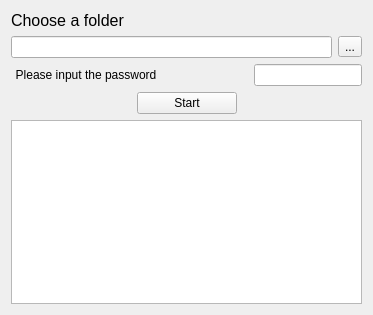
<?xml version="1.0" encoding="UTF-8"?>
<ui version="4.0">
 <class>Form</class>
 <widget class="QWidget" name="Form">
  <property name="geometry">
   <rect>
    <x>0</x>
    <y>0</y>
    <width>373</width>
    <height>315</height>
   </rect>
  </property>
  <property name="windowTitle">
   <string>PdfDecrypted</string>
  </property>
  <layout class="QGridLayout" name="gridLayout">
   <item row="0" column="0">
    <widget class="QLabel" name="label_1">
     <property name="font">
      <font>
       <family>Arial</family>
       <pointsize>12</pointsize>
      </font>
     </property>
     <property name="text">
      <string>Choose a folder</string>
     </property>
    </widget>
   </item>
   <item row="1" column="0">
    <layout class="QHBoxLayout" name="horizontalLayout">
     <item>
      <widget class="QLineEdit" name="lineEdit"/>
     </item>
     <item>
      <widget class="QToolButton" name="toolButton">
       <property name="text">
        <string>...</string>
       </property>
      </widget>
     </item>
    </layout>
   </item>
   <item row="2" column="0">
    <layout class="QHBoxLayout" name="horizontalLayout_2">
     <item>
      <widget class="QLabel" name="label_2">
       <property name="sizePolicy">
        <sizepolicy hsizetype="Fixed" vsizetype="Expanding">
         <horstretch>0</horstretch>
         <verstretch>0</verstretch>
        </sizepolicy>
       </property>
       <property name="minimumSize">
        <size>
         <width>150</width>
         <height>3</height>
        </size>
       </property>
       <property name="maximumSize">
        <size>
         <width>16777215</width>
         <height>25</height>
        </size>
       </property>
       <property name="font">
        <font>
         <family>Arial</family>
         <pointsize>9</pointsize>
        </font>
       </property>
       <property name="text">
        <string>Please input the password</string>
       </property>
       <property name="alignment">
        <set>Qt::AlignCenter</set>
       </property>
       <property name="wordWrap">
        <bool>true</bool>
       </property>
      </widget>
     </item>
     <item>
      <spacer name="horizontalSpacer">
       <property name="orientation">
        <enum>Qt::Horizontal</enum>
       </property>
       <property name="sizeHint" stdset="0">
        <size>
         <width>40</width>
         <height>20</height>
        </size>
       </property>
      </spacer>
     </item>
     <item>
      <widget class="QLineEdit" name="lineEdit_2"/>
     </item>
    </layout>
   </item>
   <item row="3" column="0">
    <layout class="QHBoxLayout" name="horizontalLayout_3">
     <item>
      <spacer name="horizontalSpacer_2">
       <property name="orientation">
        <enum>Qt::Horizontal</enum>
       </property>
       <property name="sizeHint" stdset="0">
        <size>
         <width>40</width>
         <height>20</height>
        </size>
       </property>
      </spacer>
     </item>
     <item>
      <widget class="QPushButton" name="startButton">
       <property name="sizePolicy">
        <sizepolicy hsizetype="Fixed" vsizetype="Fixed">
         <horstretch>0</horstretch>
         <verstretch>0</verstretch>
        </sizepolicy>
       </property>
       <property name="minimumSize">
        <size>
         <width>100</width>
         <height>0</height>
        </size>
       </property>
       <property name="text">
        <string>Start</string>
       </property>
      </widget>
     </item>
     <item>
      <spacer name="horizontalSpacer_3">
       <property name="orientation">
        <enum>Qt::Horizontal</enum>
       </property>
       <property name="sizeHint" stdset="0">
        <size>
         <width>40</width>
         <height>20</height>
        </size>
       </property>
      </spacer>
     </item>
    </layout>
   </item>
   <item row="4" column="0">
    <widget class="QTextBrowser" name="textBrowser"/>
   </item>
  </layout>
 </widget>
 <resources/>
 <connections/>
</ui>
